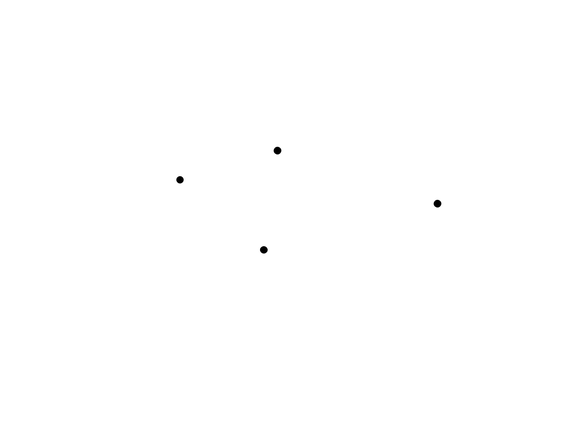
#> input picture Screenshot 2024-07-21 at 22.06.42.png, 566 x 425 px, shrunk from 1698 x 1274 before the run
$ jupyter execute voronoi.ipynb
#> lines starting #> are read from the running program, lines starting #| are printed output that depends on the picture; after the words box and inside, x2 and y2 are one past the last pixel; in counts of white or black regions, pixels touching at a corner belong together
First let's generate a few random points on a 2D plane.

We have to import a few things, namely:
- numpy for generating random numbers
- matplotlib.pyplot for plotting
- cv2 for image processing
- io for reading and writing files into memory
- scipy.spatial for calculating the Voronoi diagram

[cell 1]
import cv2
import io
import numpy as np
import matplotlib.pyplot as plt
from scipy.spatial import Voronoi, voronoi_plot_2d
np.random.seed(0)
rng = np.random.default_rng()

Let's setup our figures. We're gonna need 3 subplots:
- the base image
- openCV processing output
- Voronoi diagram.

[cell 2]
fig = plt.figure(figsize=(30, 10))
axs = fig.subplots(nrows=1, ncols=3) #(5+5+5)*5
ax1: plt.Axes = axs[0]
ax2: plt.Axes = axs[1]
ax3: plt.Axes = axs[2]

n_points = 100

points = rng.uniform(low=0, high=n_points*10, size=(n_points, 2))

# Turn off axis and labels
for ax in axs:
    ax.axis("off")
    ax.set_xticks([])
    ax.set_yticks([])

# Plot the points as black dots
ax1.scatter(points[:, 0], points[:, 1], s=1, c="k")
ax1.scatter(points[:, 0], points[:, 1], s=1, c="k")
ax1.set_title(f"{n_points} Random Points", fontsize=14)
ax1.invert_yaxis()

# Save the figure to the buffer
img = io.BytesIO()
extent = ax1.get_window_extent().transformed(fig.dpi_scale_trans.inverted())
fig.savefig(img, bbox_inches=extent, pad_inches=0, format="png")
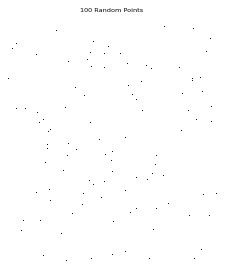
#> figure drawn by matplotlib, 1 panel
# Set file pointer to the beginning of the buffer
_ = img.seek(0)

# # Save the image to disk
# with open("./images/random_points.png", "wb") as f:
#     f.write(img.getbuffer())

# image_cv = cv2.imdecode(np.frombuffer(img.read(), np.uint8), 1)
image_cv = cv2.imread("Screenshot 2024-07-21 at 22.06.42.png")
#> image_cv is the input picture: shape (425, 566, 3); min 0, max 255, mean 254.8
image_cv = cv2. cvtColor(image_cv, cv2. COLOR_BGR2GRAY)
#> image_cv: shape (425, 566)
# Threshold the image to get binary image (black points on white background)
_, binary_image = cv2.threshold(image_cv, 127, 255, cv2.THRESH_BINARY_INV)
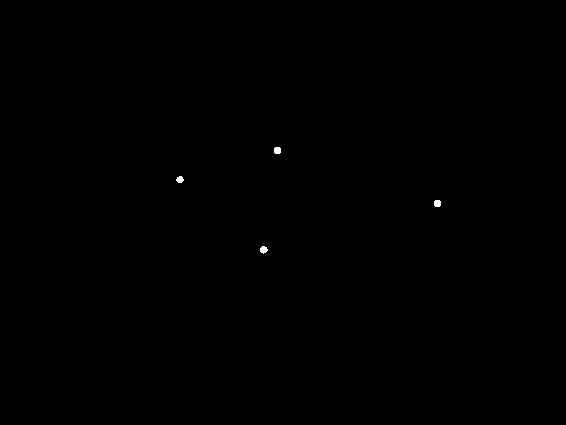
#> binary_image: shape (425, 566); 0.07% white; 4 white regions

# Find contours of the points
contours, _ = cv2.findContours(binary_image, cv2.RETR_EXTERNAL, cv2.CHAIN_APPROX_SIMPLE)
#> contours = 4 contours; box (x1, y1, x2, y2) and area: (260, 246, 268, 254) 34, (434, 200, 441, 207) 34, (274, 147, 281, 154) 34, (176, 176, 184, 183) 31

# Get the centers of the contours
centers = []
for contour in contours:
    M = cv2.moments(contour)
    if M['m00'] != 0:
        cx = int(M['m10'] / M['m00'])
        cy = int(M['m01'] / M['m00'])
        centers.append((cx, cy))
#> this loop made 4 passes
#> (cx, cy) on passes 1 to 4: (263, 249), (437, 203), (179, 179), (277, 150)
#> after the loop, centers = [(263, 249), (437, 203), (179, 179), (277, 150)]

# Draw the centers on the image
output_image = cv2.cvtColor(image_cv, cv2.COLOR_GRAY2BGR)
for center in centers:
    cv2.circle(output_image, center, 3, (0, 0, 255), -1)
#> this loop made 4 passes
#> output_image: shape (425, 566, 3); 0.05% of pixels changed, all inside (x1, y1, x2, y2) = (176, 147, 441, 253)

# Convert BGR to RGB for displaying with matplotlib
output_image_rgb = cv2.cvtColor(output_image, cv2.COLOR_BGR2RGB)

# Display the image with centers
ax2.imshow(output_image_rgb)
ax2.set_title('Identified Points with OpenCV')

# Convert the points to a numpy array
points = np.array(centers)
#> points = [[263, 249], [437, 203], [179, 179], [277, 150]]
# Generate the Voronoi diagram
vor = Voronoi(points)
ax3.set_title("Voronoi Diagram")
voronoi_plot_2d(vor, ax=ax3)
ax3.invert_yaxis()

for ax in axs:
    ax.axis("on")
fig.savefig(f"images/voronoi{n_points}.png")
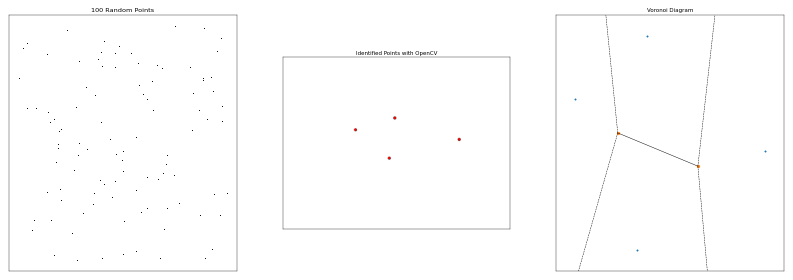
#> figure drawn by matplotlib, 3 panels
